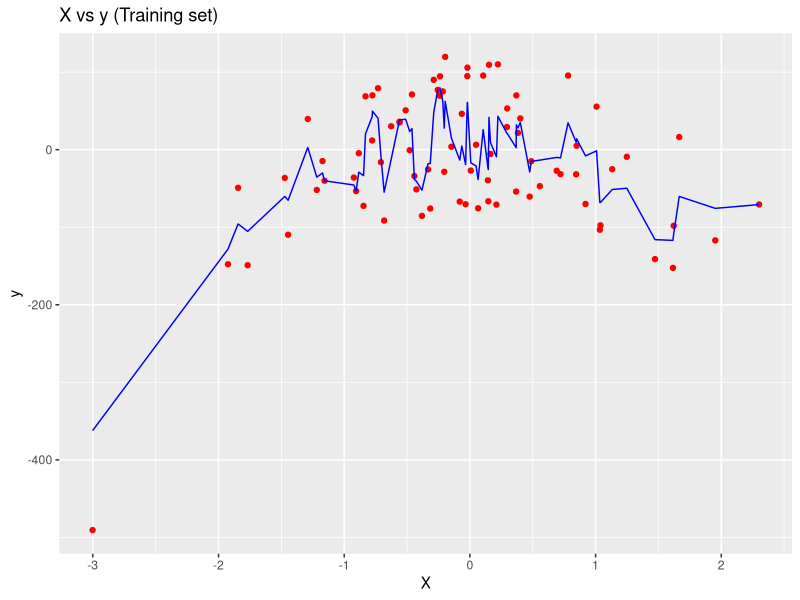
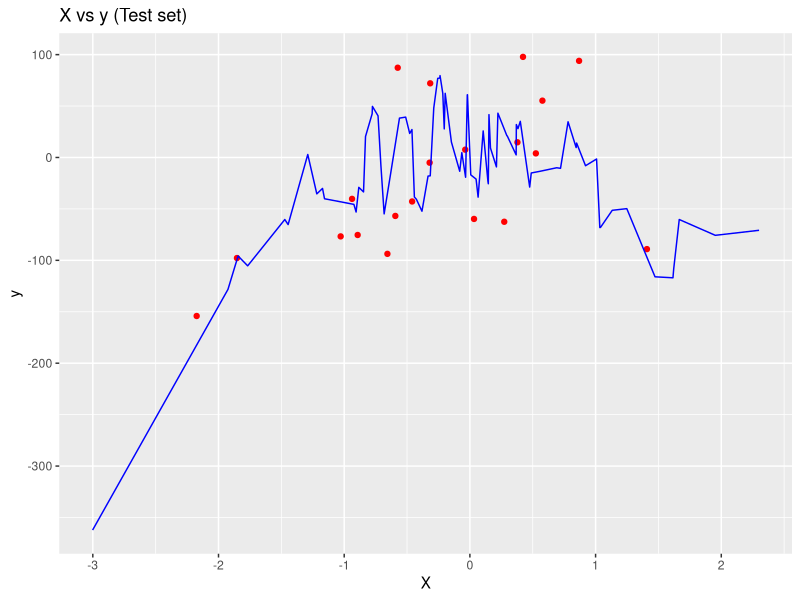

R code for these plots, in order:

RMSE = function(a, b){
  sqrt(mean((a - b)^2))
}
# Import the dataset
dataset = read.csv('polyRegression.csv')
print(colnames(dataset))

dataset <- dataset[,-1]
print(colnames(dataset))

# Splitting the dataset 
library(caTools)
split = sample.split(dataset$X, SplitRatio = 0.8)
training_set = subset(dataset, split == TRUE)
test_set = subset(dataset, split == FALSE)


# Regressor
# install.packages('rpart')
library(randomForest)
regressor = randomForest(x = dataset[-2],
                         y = dataset$y,
                         ntree = 500)
# Predicting
y_pred = predict(regressor, newdata = test_set)


# Visualising superdatascience.com
library(ggplot2)
ggplot() +
  geom_point(aes(x = training_set$X, y = training_set$y),
             colour = 'red') +
  geom_line(aes(x = training_set$X, y = predict(regressor, newdata = training_set)),
             colour = 'blue') +
  ggtitle('X vs y (Training set)') +
  xlab('X') +
  ylab('y')

# Visualising superdatascience.com
library(ggplot2)
ggplot() +
  geom_point(aes(x = test_set$X, y = test_set$y),
             colour = 'red') +
  geom_line(aes(x = training_set$X, y = predict(regressor, newdata = training_set)),
             colour = 'blue') +
  ggtitle('X vs y (Test set)') +
  xlab('X') +
  ylab('y')


RMSE(test_set$y, y_pred)
